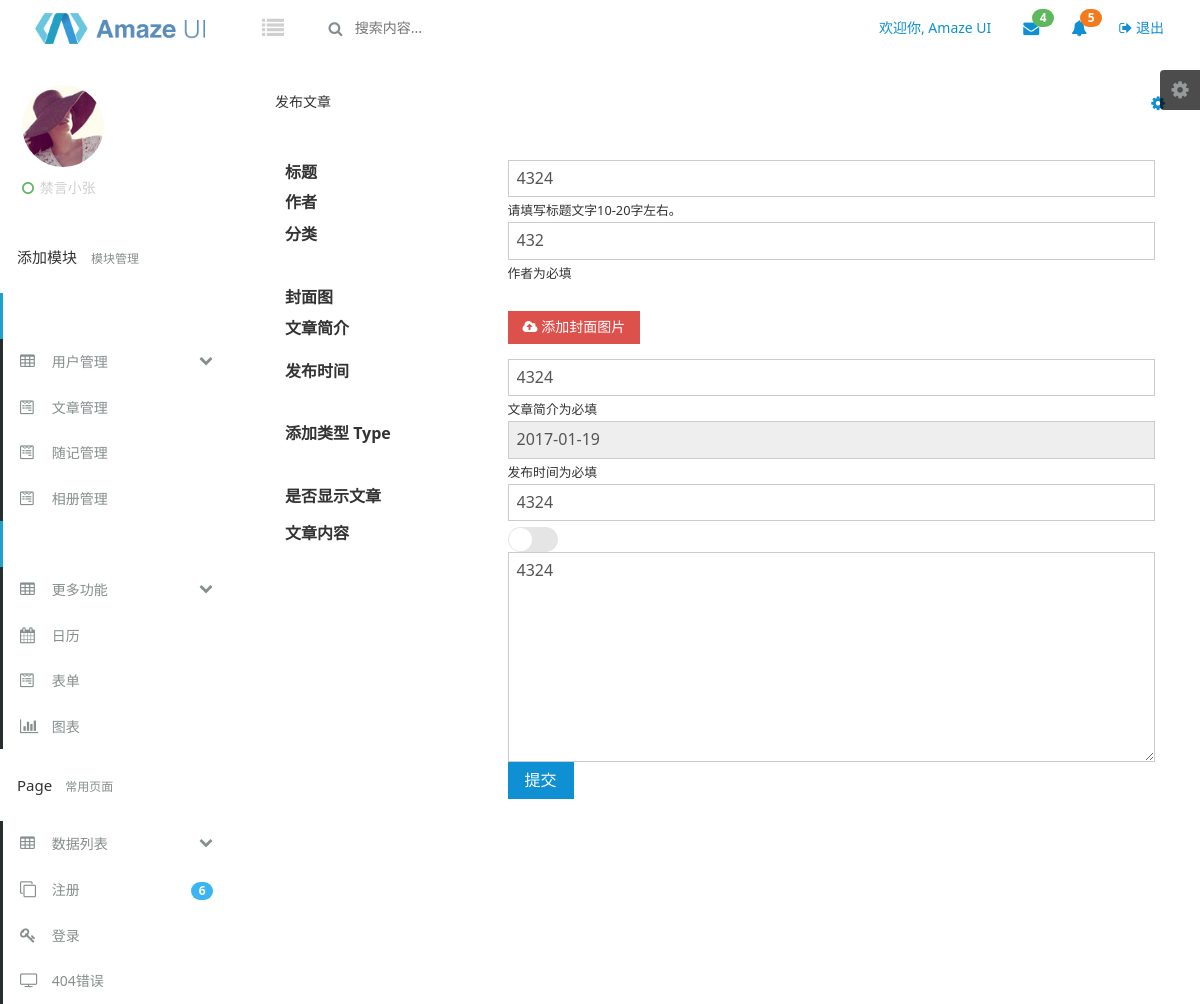
Page /admin/article/article_release.php?a_id=13 on the committed database.
### tables this page shows
CREATE TABLE `article` (
  `a_id` int(11) NOT NULL AUTO_INCREMENT COMMENT '文章的id',
  `a_title` char(255) DEFAULT NULL COMMENT '文章的中文标题',
  `a_begin_text` char(255) DEFAULT NULL COMMENT '文章的简介',
  `a_text` text COMMENT '文章的内容',
  `a_adddate` char(255) DEFAULT NULL,
  `a_adduser` char(255) DEFAULT NULL COMMENT '文章发布作者',
  `a_p_type` tinyint(4) DEFAULT NULL COMMENT '文章的类型',
  `a_type` char(255) DEFAULT NULL COMMENT '文章的分类表示',
  `a_comment` int(11) DEFAULT '0' COMMENT '文章评论',
  `a_photo` char(255) DEFAULT NULL,
  `a_state` tinyint(4) DEFAULT NULL,
  `a_visit` int(11) DEFAULT '0' COMMENT '文章浏览数',
  PRIMARY KEY (`a_id`)
);

### admin/models/article_manage.php (called while the page is built, shortened)
<?php
class ARTICLE_MANAGE_DB{
	 public function mysql_db_id($a_id){
	 	$database = new DATABASE();
		$result = mysql_query("SELECT * FROM article where a_id=".$a_id);
		return $result;
	 }
}
?>

### admin/article/article_release.php (the view, shortened to what this page needs)
<!DOCTYPE html>
<html lang="en">
<head>
    <link rel="stylesheet" href="/admin/assets/css/amazeui.min.css" />
    <link rel="stylesheet" href="/admin/assets/css/amazeui.datatables.min.css" />
    <link rel="stylesheet" href="/admin/assets/css/app.css">
</head>
<body data-type="widgets">
    <div class="am-g tpl-g">
        <?php include '../top_bar.php'?>
        <div class="tpl-skiner">
            <div class="tpl-skiner-toggle am-icon-cog">
            </div>
        </div>
     <?php include '../left_bar.php'?>
        <div class="tpl-content-wrapper">
            <div class="row-content am-cf">
                <div class="row">
                    <div class="am-u-sm-12 am-u-md-12 am-u-lg-12">
                        <div class="widget am-cf">
                            <div class="widget-head am-cf">
                                <div class="widget-title am-fl">发布文章</div>
                                <div class="widget-function am-fr">
                                    <a href="javascript:;" class="am-icon-cog"></a>
                                </div>
                            </div>
                            <?php
								$a_id = $_GET['a_id'];
									require_once '../models/article_manage.php';
									$article_db = new  ARTICLE_MANAGE_DB();
									$result = $article_db->mysql_db_id($a_id);
									$row = mysql_fetch_array($result);
							?>
                            <div class="widget-body am-fr">
                                <form class="am-form tpl-form-border-form tpl-form-border-br" action="dispose.php" method="post">
                                    <div class="am-form-group">
                                        <label for="user-name" class="am-u-sm-3 am-form-label">标题 <span class="tpl-form-line-small-title"></span></label>
                                        <div class="am-u-sm-9">
                                            <input type="text" class="tpl-form-input" id="user-name" value="<?php echo $row['a_title'];?>" name="a_title" placeholder="请输入标题文字">
                                            <small>请填写标题文字10-20字左右。</small>
                                        </div>
                                    </div>
									<div class="am-form-group">
                                        <label for="user-phone" class="am-u-sm-3 am-form-label">作者 <span class="tpl-form-line-small-title"></span></label>
                                        <div class="am-u-sm-9">
                                             <input type="text" class="tpl-form-input" id="user-name" value="<?php echo $row['a_adduser'];?>" name="a_adduser" placeholder="作者" >
                                            <small>作者为必填</small>
                                        </div>
                                    </div>
                                    <div class="am-form-group">
                                        <label for="user-phone" class="am-u-sm-3 am-form-label">分类<span class="tpl-form-line-small-title"></span></label>
                                    </div>
                                    <div class="am-form-group">
                                        <label for="user-weibo" class="am-u-sm-3 am-form-label">封面图 <span class="tpl-form-line-small-title"></span></label>
                                        <div class="am-u-sm-9">
                                            <div class="am-form-group am-form-file">
                                                <div class="tpl-form-file-img">
                                                </div>
                                                <button type="button" class="am-btn am-btn-danger am-btn-sm">
    <i class="am-icon-cloud-upload"></i> 添加封面图片</button>
                                            </div>
                                        </div>
                                    </div>
									<div class="am-form-group">
                                        <label for="user-phone" class="am-u-sm-3 am-form-label">文章简介 <span class="tpl-form-line-small-title"></span></label>
                                        <div class="am-u-sm-9">
                                             <input type="text" class="tpl-form-input" id="user-name" value="<?php echo $row['a_begin_text'];?>" name="a_begin_text" placeholder="文章简介" >
                                            <small>文章简介为必填</small>
                                        </div>
                                    </div>
                                   <div class="am-form-group">
                                        <label for="user-email" class="am-u-sm-3 am-form-label">发布时间 <span class="tpl-form-line-small-title"></span></label>
                                        <div class="am-u-sm-9">
                                            <input type="text" class="am-form-field tpl-form-no-bg" value="<?php echo $row['a_adddate'];?>" name="a_adddate" placeholder="发布时间" data-am-datepicker="" readonly>
                                            <small>发布时间为必填</small>
                                        </div>
                                    </div>
                                    <div class="am-form-group">
                                        <label for="user-weibo" class="am-u-sm-3 am-form-label">添加类型 <span class="tpl-form-line-small-title">Type</span></label>
                                        <div class="am-u-sm-9">
                                            <input type="text" id="user-weibo" placeholder="请添加类型用点号隔开" value="<?php echo $row['a_type'];?>" name="a_type">
                                        </div>
                                    </div>
                                    <div class="am-form-group">
                                        <label for="user-intro" class="am-u-sm-3 am-form-label">是否显示文章</label>
                                        <div class="am-u-sm-9">
                                            <div class="tpl-switch">
                                                <div class="tpl-switch-btn-view">
                                                    <div>
                                                    </div>
                                                </div>
                                            </div>
                                        </div>
                                    </div>
                                    <div class="am-form-group">
                                        <label for="user-intro" class="am-u-sm-3 am-form-label">文章内容</label>
                                        <div class="am-u-sm-9">
                                            <textarea class="" rows="10" id="user-intro" placeholder="请输入文章内容"  name="a_text"><?php echo $row['a_text'];?></textarea>
                                        </div>
                                    </div>
                                    <div class="am-form-group">
                                        <div class="am-u-sm-9 am-u-sm-push-3">
                                            <input type="submit" value="提交" class="am-btn am-btn-primary tpl-btn-bg-color-success ">
                                        </div>
                                    </div>
                                </form>
                            </div>
                        </div>
                    </div>
                </div>
            </div>
        </div>
    </div>
</body>
</html>

### admin/assets/css/app.css (style rules this page uses)
.tpl-skiner { transition: all 0.4s ease-in-out; position: fixed; z-index: 10000; right: -130px; top: 65px; }
.tpl-skiner-toggle { position: absolute; top: 5px; left: -40px; width: 40px; color: #969a9b; font-size: 20px; height: 40px; line-height: 40px; text-align: center; background: rgba(0, 0, 0, 0.7); cursor: pointer; border-top-left-radius: 4px; border-bottom-left-radius: 4px; }
.tpl-content-wrapper { transition: all 0.4s ease-in-out; position: relative; margin-left: 240px; z-index: 1101; min-height: 922px; border-bottom-left-radius: 3px; }
.row { margin-right: -10px; margin-left: -10px; }
.widget { width: 100%; min-height: 148px; margin-bottom: 20px; border-radius: 0; position: relative; }
.widget-head { width: 100%; padding: 15px; }
.widget-title { font-size: 14px; }
.widget-body { padding: 13px 15px; width: 100%; }
.row-content { padding: 20px; }
.tpl-switch input[type="checkbox"].ios-switch + div { vertical-align: middle; width: 40px; height: 20px; border-radius: 999px; background-color: rgba(0, 0, 0, 0.1); -webkit-transition-duration: .4s; -webkit-transition-property: background-color, box-shadow; margin-top: 6px; }
.tpl-switch input[type="checkbox"].bigswitch.ios-switch + div { width: 50px; height: 25px; }
.tpl-switch input[type="checkbox"].ios-switch + div > div { float: left; width: 18px; height: 18px; border-radius: inherit; background: #ffffff; -webkit-transition-timing-function: cubic-bezier(0.54, 1.85, 0.5, 1); -webkit-transition-duration: 0.4s; -webkit-transition-property: transform, background-color, box-shadow; -moz-transition-timing-function: cubic-bezier(0.54, 1.85, 0.5, 1); -moz-transition-duration: 0.4s; -moz-transition-property: transform, background-color; pointer-events: none; margin-top: 1px; margin-left: 1px; }
.tpl-switch input[type="checkbox"].bigswitch.ios-switch + div > div { width: 23px; height: 23px; margin-top: 1px; }
@media screen and (min-width: 641px) { [class*=am-u-] { padding-left: 10px; padding-right: 10px; } }

### rows in the picture
article: a_title "4324", a_adduser "432", a_begin_text "4324", a_adddate "2017-01-19", a_type "4324", a_text "4324"
